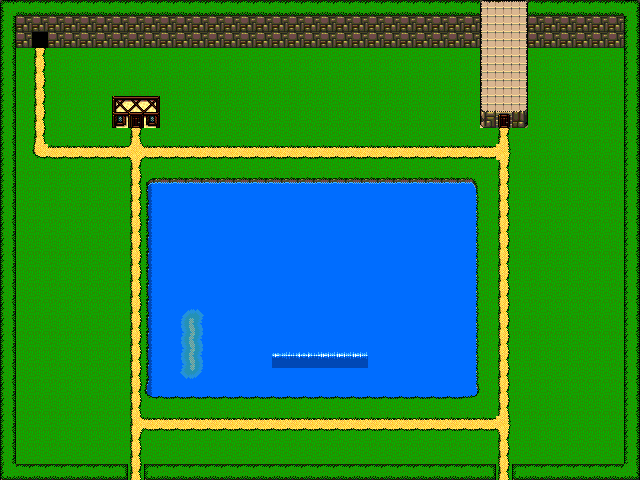

Tiled map render using the project's own tile images. Description and the map definition, with tile-layer contents summarised, below:
An orthogonal 40x30 tile map with 16x16 px tiles, 1 tile layer (bg), 2 hidden layers not drawn, 4 tilesets and 31 objects.

<map version="1.5" tiledversion="1.7.2" orientation="orthogonal" renderorder="right-down" width="40" height="30" tilewidth="16" tileheight="16" infinite="0" nextlayerid="7" nextobjectid="49">
 <editorsettings>
  <export target="json/L1_wrld.json" format="json" />
 </editorsettings>
 <tileset firstgid="1" source="../tilesets/ts8_tl.tsx" />
 <tileset firstgid="257" source="../tilesets/ts8_tr.tsx" />
 <tileset firstgid="513" source="../tilesets/ts8_bl.tsx" />
 <tileset firstgid="769" source="../tilesets/ts8_br.tsx" />
 <layer id="1" name="bg" width="40" height="30">
  <properties>
   <property name="layer_type" value="bg" />
   <property name="prio" type="int" value="0" />
  </properties>
  <data>[1200 cells, 1200 non-empty, 55 distinct tile ids]</data>
 </layer>
 <layer id="2" name="bg_obs" width="40" height="30" visible="0">
  <properties>
   <property name="layer_type" value="bg" />
   <property name="prio" type="int" value="1" />
  </properties>
  <data>[1200 cells, 113 non-empty, 53 distinct tile ids]</data>
 </layer>
 <layer id="3" name="fg" width="40" height="30" visible="0">
  <properties>
   <property name="layer_type" value="fg" />
   <property name="prio" type="int" value="2" />
  </properties>
  <data>[1200 cells, 62 non-empty, 28 distinct tile ids]</data>
 </layer>
 <objectgroup color="#ff0000" id="4" name="bounds" tintcolor="#ff0000">
  <object id="6" x="36" y="208" width="72" height="8" />
  <object id="9" x="208" y="80" width="64" height="16" />
  <object id="10" x="148" y="180" width="92" height="212" />
  <object id="28" x="240" y="240" width="236" height="152" />
  <object id="40" x="260" y="180" width="216" height="24" />
  <object id="47" x="292" y="208" width="8" height="12" />
  <object id="41" x="320" y="208" width="156" height="32" />
  <object id="42" x="492" y="208" width="4" height="96" />
  <object id="43" x="512" y="208" width="4" height="96" />
  <object id="11" x="36" y="176" width="8" height="8" />
  <object id="15" x="0" y="28" width="640" height="12" />
  <object id="31" x="16" y="464" width="112" height="16" />
  <object id="32" x="144" y="464" width="352" height="16" />
  <object id="33" x="512" y="464" width="112" height="16" />
  <object id="16" x="0" y="40" width="16" height="440" />
  <object id="30" x="624" y="40" width="16" height="440" />
  <object id="18" x="112" y="80" width="48" height="40" />
  <object id="24" x="480" y="40" width="48" height="80" />
  <object id="25" x="424" y="64" width="56" height="20" />
  <object id="26" x="352" y="112" width="96" height="24" />
  <object id="27" x="576" y="76" width="32" height="28" />
  <object id="37" x="544" y="200" width="48" height="32" />
  <object id="38" x="48" y="260" width="32" height="36" />
  <object id="34" x="336" y="428" width="124" height="16" />
  <object id="35" x="96" y="320" width="16" height="8" />
  <object id="36" x="544" y="304" width="32" height="16" />
 </objectgroup>
 <objectgroup color="#00aaff" id="5" name="teleports">
  <object id="19" x="132" y="112" width="8" height="12">
   <properties>
    <property name="dest_frame" type="int" value="1" />
    <property name="dest_x" type="int" value="56" />
    <property name="dest_y" type="int" value="110" />
   </properties>
  </object>
  <object id="44" x="500" y="116" width="8" height="8">
   <properties>
    <property name="dest_frame" type="int" value="3" />
    <property name="dest_x" type="int" value="56" />
    <property name="dest_y" type="int" value="176" />
   </properties>
  </object>
 </objectgroup>
 <objectgroup color="#ffff7f" id="6" name="dialogs">
  <object id="45" x="48" y="40" width="16" height="8">
   <properties>
    <property name="max_chars" type="int" value="28" />
    <property name="n_lines" type="int" value="2" />
    <property name="text">Welcome to the amazing
world of ps1 tiled map;
Acquire the key to proceed
to level 2!</property>
   </properties>
  </object>
  <object id="48" x="548" y="232" width="16" height="8">
   <properties>
    <property name="max_chars" type="int" value="28" />
    <property name="n_lines" type="int" value="2" />
    <property name="text" value="YOYOYOYOYOYO" />
   </properties>
  </object>
  <object id="46" x="280" y="216">
   <properties>
    <property name="max_chars" type="int" value="26" />
    <property name="n_lines" type="int" value="1" />
    <property name="text" value="Be careful, water is cold!" />
   </properties>
  </object>
 </objectgroup>
</map>
